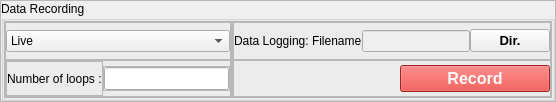
                     <widget class="QFrame" name="Spikeling_bottom_subframe">
                      <property name="frameShape">
                       <enum>QFrame::StyledPanel</enum>
                      </property>
                      <property name="frameShadow">
                       <enum>QFrame::Raised</enum>
                      </property>
                      <layout class="QHBoxLayout" name="horizontalLayout_51">
                       <property name="spacing">
                        <number>0</number>
                       </property>
                       <property name="leftMargin">
                        <number>0</number>
                       </property>
                       <property name="topMargin">
                        <number>0</number>
                       </property>
                       <property name="rightMargin">
                        <number>0</number>
                       </property>
                       <property name="bottomMargin">
                        <number>0</number>
                       </property>
                       <item>
                        <widget class="QGroupBox" name="Spikeling_DataRecording_box">
                         <property name="sizePolicy">
                          <sizepolicy hsizetype="Preferred" vsizetype="Fixed">
                           <horstretch>0</horstretch>
                           <verstretch>0</verstretch>
                          </sizepolicy>
                         </property>
                         <property name="minimumSize">
                          <size>
                           <width>0</width>
                           <height>100</height>
                          </size>
                         </property>
                         <property name="maximumSize">
                          <size>
                           <width>16777215</width>
                           <height>100</height>
                          </size>
                         </property>
                         <property name="styleSheet">
                          <string notr="true"/>
                         </property>
                         <property name="title">
                          <string>Data Recording</string>
                         </property>
                         <layout class="QHBoxLayout" name="horizontalLayout_52">
                          <property name="spacing">
                           <number>0</number>
                          </property>
                          <property name="leftMargin">
                           <number>0</number>
                          </property>
                          <property name="topMargin">
                           <number>0</number>
                          </property>
                          <property name="rightMargin">
                           <number>0</number>
                          </property>
                          <property name="bottomMargin">
                           <number>0</number>
                          </property>
                          <item>
                           <widget class="QFrame" name="Spikeling_DataRecording_left_frame">
                            <property name="frameShape">
                             <enum>QFrame::StyledPanel</enum>
                            </property>
                            <property name="frameShadow">
                             <enum>QFrame::Raised</enum>
                            </property>
                            <layout class="QVBoxLayout" name="verticalLayout_27">
                             <property name="spacing">
                              <number>0</number>
                             </property>
                             <property name="leftMargin">
                              <number>0</number>
                             </property>
                             <property name="topMargin">
                              <number>0</number>
                             </property>
                             <property name="rightMargin">
                              <number>0</number>
                             </property>
                             <property name="bottomMargin">
                              <number>0</number>
                             </property>
                             <item>
                              <widget class="QFrame" name="Spikeling_DataRecording_recordingMode_frame">
                               <property name="frameShape">
                                <enum>QFrame::StyledPanel</enum>
                               </property>
                               <property name="frameShadow">
                                <enum>QFrame::Raised</enum>
                               </property>
                               <layout class="QHBoxLayout" name="horizontalLayout_54">
                                <property name="spacing">
                                 <number>0</number>
                                </property>
                                <property name="leftMargin">
                                 <number>0</number>
                                </property>
                                <property name="topMargin">
                                 <number>0</number>
                                </property>
                                <property name="rightMargin">
                                 <number>0</number>
                                </property>
                                <property name="bottomMargin">
                                 <number>0</number>
                                </property>
                                <item>
                                 <widget class="QComboBox" name="Spikeling_DataRecording_ComboBox">
                                  <item>
                                   <property name="text">
                                    <string>Live </string>
                                   </property>
                                  </item>
                                  <item>
                                   <property name="text">
                                    <string>Loop</string>
                                   </property>
                                  </item>
                                 </widget>
                                </item>
                               </layout>
                              </widget>
                             </item>
                             <item>
                              <widget class="QFrame" name="Spikeling_DataRecording_Loops_frame">
                               <property name="frameShape">
                                <enum>QFrame::StyledPanel</enum>
                               </property>
                               <property name="frameShadow">
                                <enum>QFrame::Raised</enum>
                               </property>
                               <layout class="QHBoxLayout" name="horizontalLayout_53">
                                <property name="spacing">
                                 <number>0</number>
                                </property>
                                <property name="leftMargin">
                                 <number>0</number>
                                </property>
                                <property name="topMargin">
                                 <number>0</number>
                                </property>
                                <property name="rightMargin">
                                 <number>0</number>
                                </property>
                                <property name="bottomMargin">
                                 <number>0</number>
                                </property>
                                <item alignment="Qt::AlignLeft">
                                 <widget class="QFrame" name="Spikeling_DataRecording_Loop_frame">
                                  <property name="frameShape">
                                   <enum>QFrame::StyledPanel</enum>
                                  </property>
                                  <property name="frameShadow">
                                   <enum>QFrame::Raised</enum>
                                  </property>
                                  <layout class="QHBoxLayout" name="horizontalLayout_55">
                                   <property name="spacing">
                                    <number>0</number>
                                   </property>
                                   <property name="leftMargin">
                                    <number>0</number>
                                   </property>
                                   <property name="topMargin">
                                    <number>0</number>
                                   </property>
                                   <property name="rightMargin">
                                    <number>0</number>
                                   </property>
                                   <property name="bottomMargin">
                                    <number>0</number>
                                   </property>
                                   <item>
                                    <widget class="QLabel" name="Spikeling_DataRecording_NumberOfLoops_abel">
                                     <property name="text">
                                      <string>Number of loops :</string>
                                     </property>
                                    </widget>
                                   </item>
                                  </layout>
                                 </widget>
                                </item>
                                <item alignment="Qt::AlignLeft|Qt::AlignVCenter">
                                 <widget class="QFrame" name="Spikeling_DataRecording_numberofloop_frame">
                                  <property name="frameShape">
                                   <enum>QFrame::StyledPanel</enum>
                                  </property>
                                  <property name="frameShadow">
                                   <enum>QFrame::Raised</enum>
                                  </property>
                                  <layout class="QHBoxLayout" name="horizontalLayout_81">
                                   <property name="spacing">
                                    <number>0</number>
                                   </property>
                                   <property name="leftMargin">
                                    <number>0</number>
                                   </property>
                                   <property name="topMargin">
                                    <number>0</number>
                                   </property>
                                   <property name="rightMargin">
                                    <number>0</number>
                                   </property>
                                   <property name="bottomMargin">
                                    <number>0</number>
                                   </property>
                                   <item>
                                    <widget class="QLineEdit" name="Spikeling_DataRecording_NumberOfLoops_value">
                                     <property name="font">
                                      <font>
                                       <pointsize>10</pointsize>
                                       <bold>true</bold>
                                      </font>
                                     </property>
                                     <property name="text">
                                      <string/>
                                     </property>
                                     <property name="alignment">
                                      <set>Qt::AlignCenter</set>
                                     </property>
                                    </widget>
                                   </item>
                                  </layout>
                                 </widget>
                                </item>
                               </layout>
                              </widget>
                             </item>
                            </layout>
                           </widget>
                          </item>
                          <item>
                           <widget class="QFrame" name="Spikeling_DataRecording_right_frame">
                            <property name="frameShape">
                             <enum>QFrame::StyledPanel</enum>
                            </property>
                            <property name="frameShadow">
                             <enum>QFrame::Raised</enum>
                            </property>
                            <layout class="QVBoxLayout" name="verticalLayout_28">
                             <property name="spacing">
                              <number>0</number>
                             </property>
                             <property name="leftMargin">
                              <number>0</number>
                             </property>
                             <property name="topMargin">
                              <number>0</number>
                             </property>
                             <property name="rightMargin">
                              <number>0</number>
                             </property>
                             <property name="bottomMargin">
                              <number>0</number>
                             </property>
                             <item>
                              <widget class="QFrame" name="Spikeling_DataRecording_directory_frame">
                               <property name="frameShape">
                                <enum>QFrame::StyledPanel</enum>
                               </property>
                               <property name="frameShadow">
                                <enum>QFrame::Raised</enum>
                               </property>
                               <layout class="QHBoxLayout" name="horizontalLayout_56">
                                <property name="spacing">
                                 <number>0</number>
                                </property>
                                <property name="leftMargin">
                                 <number>0</number>
                                </property>
                                <property name="topMargin">
                                 <number>0</number>
                                </property>
                                <property name="rightMargin">
                                 <number>0</number>
                                </property>
                                <property name="bottomMargin">
                                 <number>0</number>
                                </property>
                                <item>
                                 <widget class="QLabel" name="Spikeling_DataRecording_SelectRecordFolder_label">
                                  <property name="text">
                                   <string>Data Logging: Filename</string>
                                  </property>
                                 </widget>
                                </item>
                                <item>
                                 <widget class="QLineEdit" name="Spikeling_DataRecording_RecordFolder_value">
                                  <property name="enabled">
                                   <bool>false</bool>
                                  </property>
                                  <property name="text">
                                   <string/>
                                  </property>
                                 </widget>
                                </item>
                                <item>
                                 <widget class="QPushButton" name="Spikeling_DataRecording_RecordFolderDir_pushButton">
                                  <property name="font">
                                   <font>
                                    <pointsize>10</pointsize>
                                    <bold>true</bold>
                                   </font>
                                  </property>
                                  <property name="text">
                                   <string>Dir.</string>
                                  </property>
                                 </widget>
                                </item>
                               </layout>
                              </widget>
                             </item>
                             <item>
                              <widget class="QFrame" name="Spikeling_DataRecording_record_frame">
                               <property name="frameShape">
                                <enum>QFrame::StyledPanel</enum>
                               </property>
                               <property name="frameShadow">
                                <enum>QFrame::Raised</enum>
                               </property>
                               <layout class="QHBoxLayout" name="horizontalLayout_57" stretch="0,0">
                                <property name="spacing">
                                 <number>0</number>
                                </property>
                                <property name="leftMargin">
                                 <number>0</number>
                                </property>
                                <property name="topMargin">
                                 <number>0</number>
                                </property>
                                <property name="rightMargin">
                                 <number>0</number>
                                </property>
                                <property name="bottomMargin">
                                 <number>0</number>
                                </property>
                                <item>
                                 <widget class="QLabel" name="Spikeling_SelectedFolderLabel">
                                  <property name="sizePolicy">
                                   <sizepolicy hsizetype="Expanding" vsizetype="Preferred">
                                    <horstretch>0</horstretch>
                                    <verstretch>0</verstretch>
                                   </sizepolicy>
                                  </property>
                                  <property name="text">
                                   <string/>
                                  </property>
                                  <property name="alignment">
                                   <set>Qt::AlignRight|Qt::AlignTrailing|Qt::AlignVCenter</set>
                                  </property>
                                 </widget>
                                </item>
                                <item>
                                 <widget class="QPushButton" name="Spikeling_DataRecording_Record_pushButton">
                                  <property name="sizePolicy">
                                   <sizepolicy hsizetype="Fixed" vsizetype="Fixed">
                                    <horstretch>0</horstretch>
                                    <verstretch>0</verstretch>
                                   </sizepolicy>
                                  </property>
                                  <property name="minimumSize">
                                   <size>
                                    <width>150</width>
                                    <height>0</height>
                                   </size>
                                  </property>
                                  <property name="font">
                                   <font>
                                    <pointsize>12</pointsize>
                                    <bold>true</bold>
                                   </font>
                                  </property>
                                  <property name="styleSheet">
                                   <string notr="true">color: rgb(250, 250, 250);
background-color: rgb(220, 50, 47);</string>
                                  </property>
                                  <property name="text">
                                   <string>Record</string>
                                  </property>
                                 </widget>
                                </item>
                               </layout>
                              </widget>
                             </item>
                            </layout>
                           </widget>
                          </item>
                         </layout>
                        </widget>
                       </item>
                      </layout>
                     </widget>
